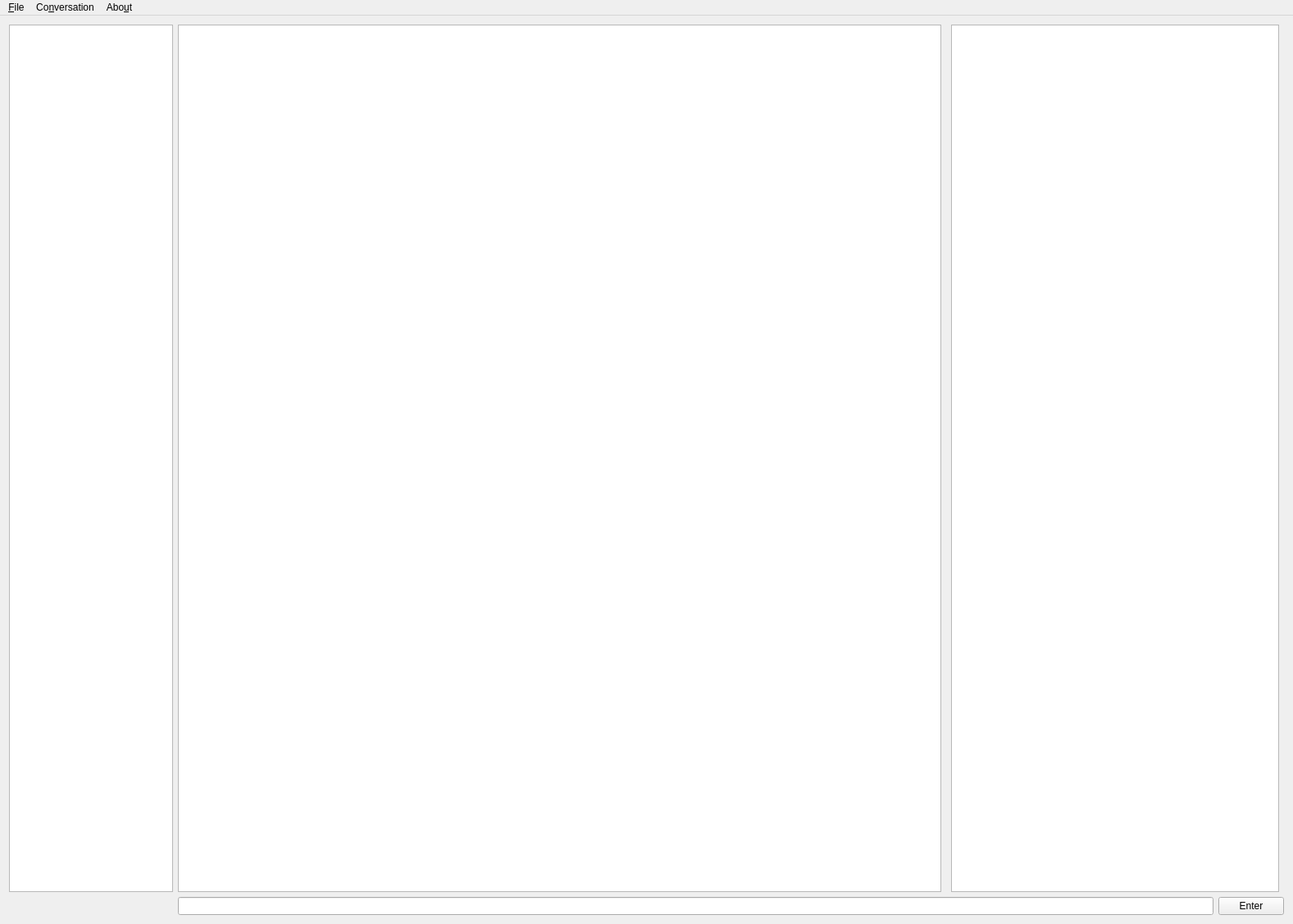
<?xml version="1.0" encoding="UTF-8"?>
<ui version="4.0">
 <class>MainWindow</class>
 <widget class="QMainWindow" name="MainWindow">
  <property name="geometry">
   <rect>
    <x>0</x>
    <y>0</y>
    <width>1577</width>
    <height>1127</height>
   </rect>
  </property>
  <property name="windowTitle">
   <string>MainWindow</string>
  </property>
  <widget class="QWidget" name="centralWidget">
   <layout class="QGridLayout" name="gridLayout">
    <item row="0" column="2">
     <widget class="QTextBrowser" name="MessageHistory">
      <property name="enabled">
       <bool>true</bool>
      </property>
      <property name="sizePolicy">
       <sizepolicy hsizetype="Expanding" vsizetype="Expanding">
        <horstretch>0</horstretch>
        <verstretch>0</verstretch>
       </sizepolicy>
      </property>
     </widget>
    </item>
    <item row="0" column="4">
     <widget class="QListWidget" name="UserList">
      <property name="sizePolicy">
       <sizepolicy hsizetype="Expanding" vsizetype="Expanding">
        <horstretch>0</horstretch>
        <verstretch>0</verstretch>
       </sizepolicy>
      </property>
      <property name="maximumSize">
       <size>
        <width>400</width>
        <height>16777215</height>
       </size>
      </property>
      <property name="contextMenuPolicy">
       <enum>Qt::ActionsContextMenu</enum>
      </property>
      <property name="sortingEnabled">
       <bool>true</bool>
      </property>
     </widget>
    </item>
    <item row="1" column="2" colspan="4">
     <layout class="QHBoxLayout" name="horizontalLayout">
      <item>
       <widget class="QLineEdit" name="MessageInput"/>
      </item>
      <item>
       <widget class="QPushButton" name="EnterButton">
        <property name="text">
         <string>Enter</string>
        </property>
       </widget>
      </item>
     </layout>
    </item>
    <item row="0" column="1">
     <widget class="QListWidget" name="ConvList">
      <property name="maximumSize">
       <size>
        <width>200</width>
        <height>16777215</height>
       </size>
      </property>
     </widget>
    </item>
   </layout>
  </widget>
  <widget class="QMenuBar" name="menuBar">
   <property name="geometry">
    <rect>
     <x>0</x>
     <y>0</y>
     <width>1577</width>
     <height>47</height>
    </rect>
   </property>
   <widget class="QMenu" name="menuFile">
    <property name="title">
     <string>&amp;File</string>
    </property>
    <addaction name="action_Settings"/>
    <addaction name="separator"/>
    <addaction name="actionQuit"/>
   </widget>
   <widget class="QMenu" name="menuAbout">
    <property name="title">
     <string>Abo&amp;ut</string>
    </property>
   </widget>
   <widget class="QMenu" name="menuConversation">
    <property name="title">
     <string>Co&amp;nversation</string>
    </property>
    <addaction name="actionCreate"/>
    <addaction name="actionInvite"/>
    <addaction name="actionLeave"/>
   </widget>
   <addaction name="menuFile"/>
   <addaction name="menuConversation"/>
   <addaction name="menuAbout"/>
  </widget>
  <action name="action_Settings">
   <property name="text">
    <string>&amp;Settings</string>
   </property>
  </action>
  <action name="actionQuit">
   <property name="text">
    <string>&amp;Quit</string>
   </property>
   <property name="toolTip">
    <string>&amp;Quit</string>
   </property>
  </action>
  <action name="actionCreate">
   <property name="text">
    <string>&amp;Create</string>
   </property>
  </action>
  <action name="actionInvite">
   <property name="text">
    <string>&amp;Invite</string>
   </property>
  </action>
  <action name="actionLeave">
   <property name="text">
    <string>&amp;Leave</string>
   </property>
  </action>
 </widget>
 <layoutdefault spacing="6" margin="11"/>
 <resources/>
 <connections/>
</ui>
